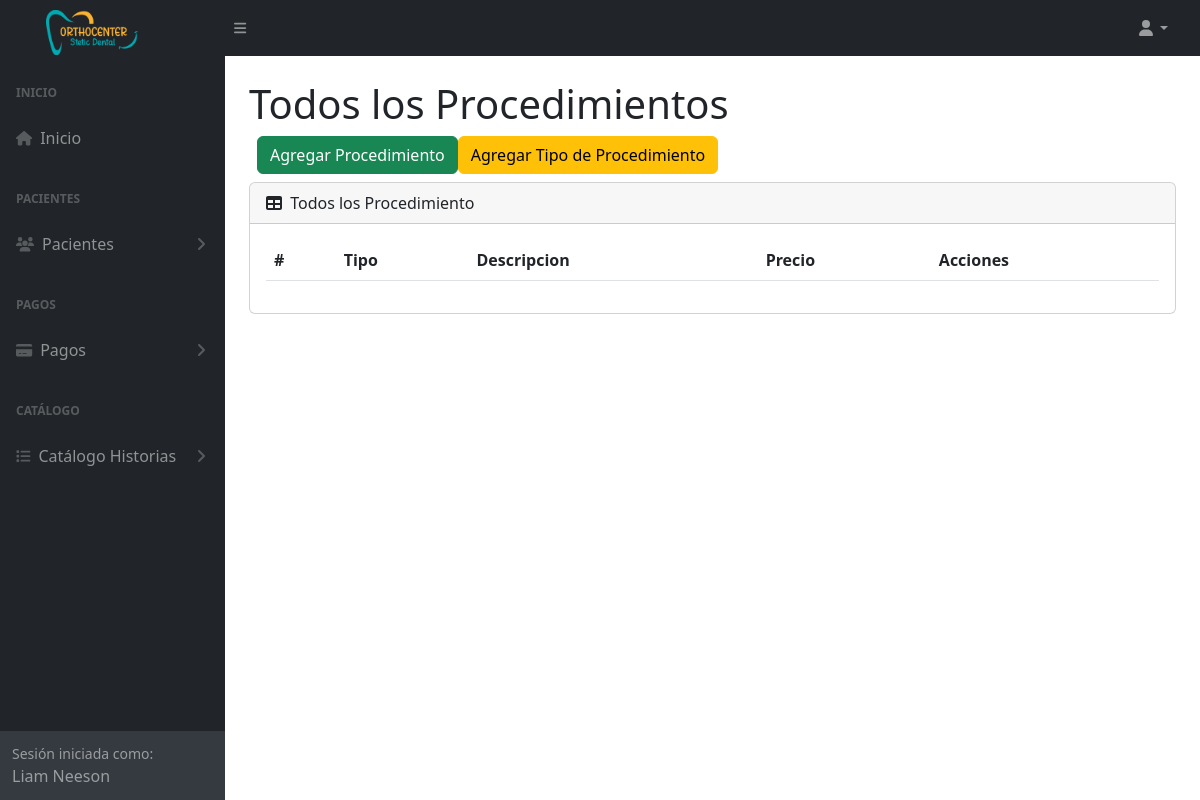
Before: /procedimientos (signed in) with the older database file.
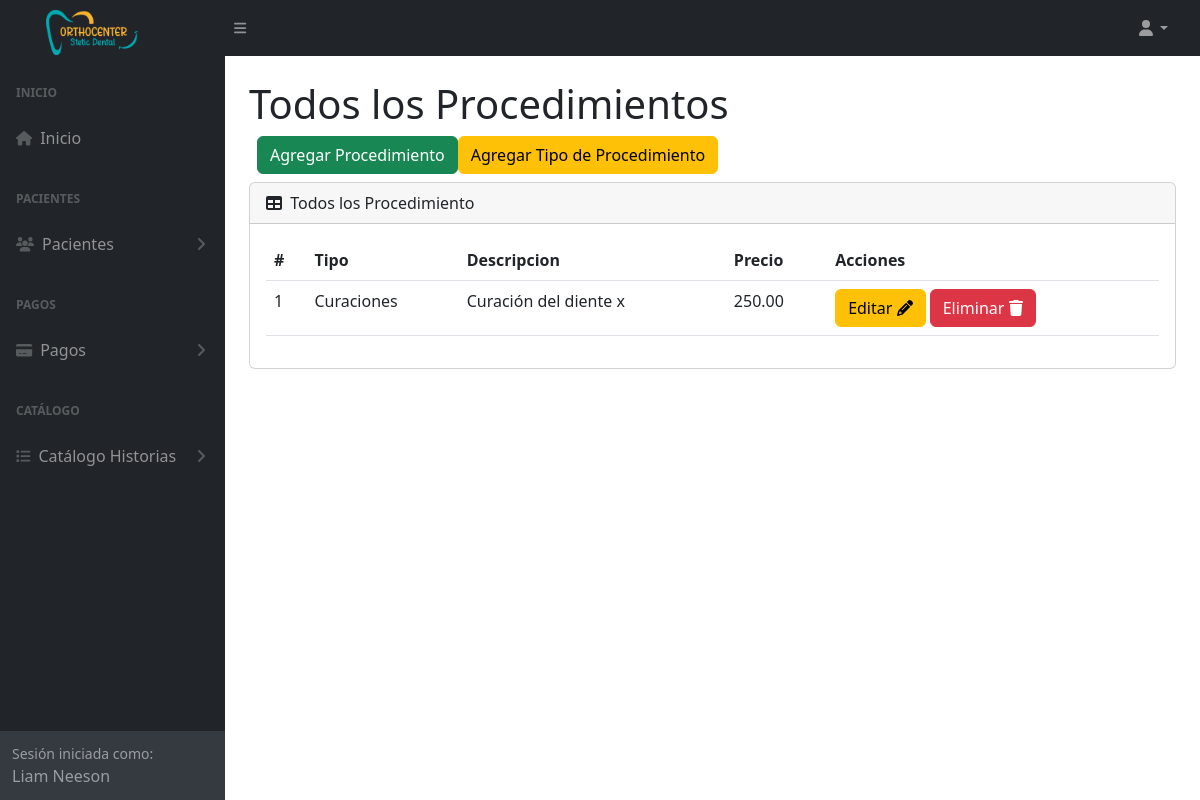
After: the same page with the newer database file.
### tables this page shows
CREATE TABLE `tba_procedimiento`  (
  `IdProcedimiento` int NOT NULL AUTO_INCREMENT,
  `NombreProcedimiento` varchar(150) NOT NULL,
  `PrecioPromedio` decimal(10, 2) NOT NULL,
  `IdTipoProcedimiento` int NOT NULL,
  `FechaCreacion` datetime NOT NULL,
  `FechaActualizacion` datetime NOT NULL,
  PRIMARY KEY (`IdProcedimiento`) USING BTREE,
  INDEX `tba_procedimiento_fkTipoProcedimiento`(`IdTipoProcedimiento`) USING BTREE,
  CONSTRAINT `fk_tipoprocedimiento_procedimiento` FOREIGN KEY (`IdTipoProcedimiento`) REFERENCES `tba_tipoprocedimiento` (`IdTipoProcedimiento`) ON DELETE RESTRICT ON UPDATE RESTRICT
);

CREATE TABLE `tba_tipoprocedimiento`  (
  `IdTipoProcedimiento` int NOT NULL AUTO_INCREMENT,
  `NombreTipoProcedimiento` varchar(100) NOT NULL,
  PRIMARY KEY (`IdTipoProcedimiento`) USING BTREE
);

### controller/plantilla.controller.php (called while the page is built, shortened)
<?php
class ControllerPlantilla
{
  static public function ctrPlantilla()
  {
    include "view/plantilla.php";
  }
}

### index.php (called while the page is built, shortened)
<?php
require_once "controller/plantilla.controller.php";
require_once "controller/procedimientos.controller.php";
require_once "controller/citas.controller.php";
require_once "model/procedimientos.model.php";
$plantilla = new ControllerPlantilla();
$plantilla -> ctrPlantilla();

### controller/procedimientos.controller.php (called while the page is built, shortened)
<?php
class ControllerProcedimientos
{
  public static function ctrMostrarProcedimientos()
  {
    $tabla = "tba_procedimiento";
    $listaProcedimientos = ModelProcedimientos::mdlMostrarProcedimientos($tabla);
    return $listaProcedimientos;
  }
}

### model/conexion.php (called while the page is built)
<?php
class Conexion
{
  static public function conn()
  {
    $link = new PDO("mysql:host=localhost;dbname=db_orthocenter","root","");
		$link->exec("set names utf8");
		return $link;
  }
}

### model/procedimientos.model.php (called while the page is built, shortened)
<?php
require_once "conexion.php";
class ModelProcedimientos
{
  public static function mdlMostrarProcedimientos($tabla)
  {
    $statement = Conexion::conn()->prepare("SELECT tba_procedimiento.IdProcedimiento, tba_procedimiento.NombreProcedimiento, tba_procedimiento.PrecioPromedio, tba_procedimiento.IdTipoProcedimiento, tba_tipoprocedimiento.NombreTipoProcedimiento FROM $tabla INNER JOIN tba_tipoprocedimiento ON tba_procedimiento.IdTipoProcedimiento = tba_tipoprocedimiento.IdTipoProcedimiento ORDER BY IdProcedimiento DESC");
    $statement -> execute();
    return $statement -> fetchAll();
  }
}

### view/modules/procedimientos.php (the view, shortened to what this page needs)
</div>
        </div>
        <div class="sb-sidenav-footer">
          <div class="small">Sesión iniciada como:</div>
          <?php echo $_SESSION["nombreUsuario"] ?>
        </div>
      </nav>
    </div>
    <div id="layoutSidenav_content">
      <main class="bg">
        <div class="container-fluid px-4">
          <h1 class="mt-4">Todos los Procedimientos</h1>
          <div class="d-flex m-2">
              <button type="button" class="btn btn-success" data-bs-toggle="modal" data-bs-target="#modalAgregarProcedimiento">
                Agregar Procedimiento
              </button>
              <button type="button" class="btn btn-warning" data-bs-toggle="modal" data-bs-target="#modalAgregarTipoProcedimiento">
                Agregar Tipo de Procedimiento
              </button>
            </div>
          <div class="card mb-4">
            <div class="card-header">
              <i class="fas fa-table me-1"></i>
              Todos los Procedimiento
            </div>
            <div class="card-body">
              <table id="datatablesSimple" class="data-table-Procedimiento table">
                <thead>
                  <tr>
                    <th>#</th>
                    <th>Tipo</th>
                    <th>Descripcion</th>
                    <th>Precio</th>
                    <th>Acciones</th>
                  </tr>
                </thead>
                <tbody>
                  <?php
                  $listaProcedimientos = ControllerProcedimientos::ctrMostrarProcedimientos();
                  foreach ($listaProcedimientos as $key => $value)
                  {
                    echo
                    '<tr>
                      <td>'.($key + 1).'</td>
                      <td>'.$value["NombreTipoProcedimiento"].'</td>
                      <td>'.$value["NombreProcedimiento"].'</td>
                      <td>'.$value["PrecioPromedio"].'</td>
                      <td>
                        <button class="btn btn-warning btnEditarProcedimiento" codProcedimiento="'.$value["IdProcedimiento"].'" data-bs-toggle="modal" data-bs-target="#modalEditarProcedimiento">Editar <i class="fa-solid fa-pencil"></i></button>
                        <button class="btn btn-danger btnEliminarProcedimiento" codProcedimiento="'.$value["IdProcedimiento"].'">Eliminar <i class="fa-solid fa-trash"></i></button>
                      </td>
                    </tr>';
                  }
                  ?>
                </tbody>
              </table>
            </div>
          </div>
        </div>
      </main>
    </div>
  </div>

Changed rows visible on the page:
added tba_procedimiento: IdTipoProcedimiento.NombreTipoProcedimiento "Curaciones", NombreProcedimiento "Curación del diente x", PrecioPromedio "250.00"
